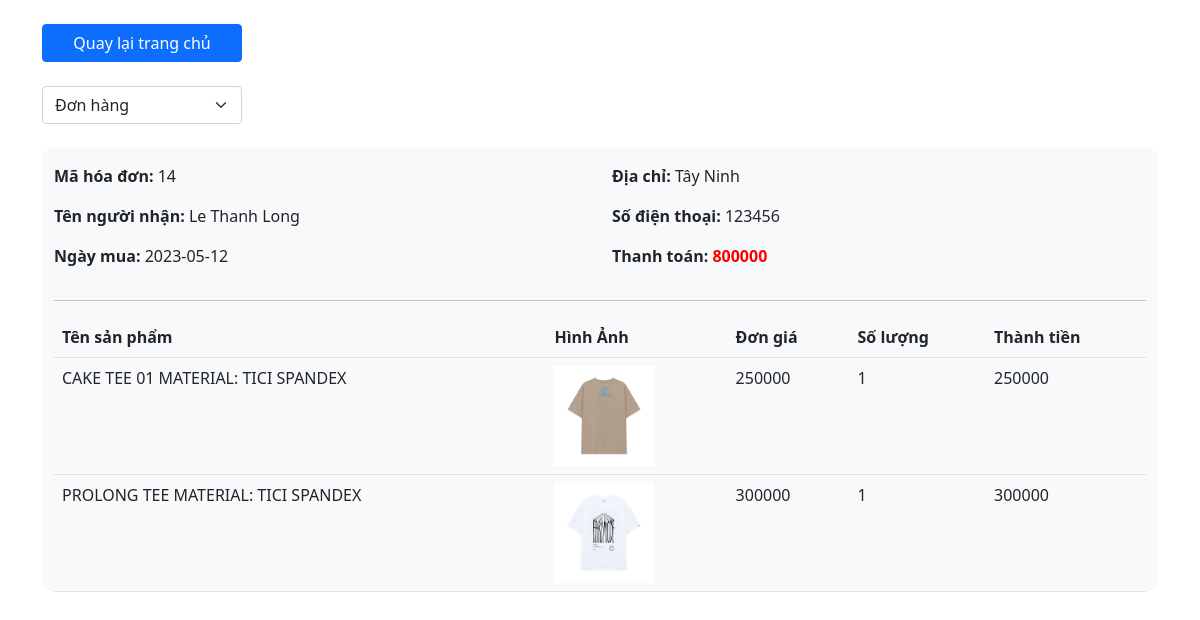
Screenshot of /donhang.php?TrangThai=2 (signed in) with the database file from the repository.
### tables this page shows
CREATE TABLE `hoadon` (
  `MaHoaDon` int(11) NOT NULL,
  `NgayLap` date NOT NULL,
  `TenNguoiNhan` varchar(255) NOT NULL,
  `TrangThai` int(11) NOT NULL,
  `SDT` varchar(11) NOT NULL,
  `DiaChi` varchar(255) NOT NULL,
  `Email` varchar(255) NOT NULL,
  `Ghichu` varchar(255) NOT NULL,
  `ThanhTien` float NOT NULL,
  `Phuongthucthanhtoan` int(11) NOT NULL,
  `mataikhoan` int(11) NOT NULL
);

CREATE TABLE `chitiethoadon` (
  `MaHD` int(11) NOT NULL,
  `MaSP` int(11) NOT NULL,
  `Size` varchar(255) NOT NULL,
  `SoLuong` int(11) NOT NULL
);

CREATE TABLE `sanpham` (
  `MaSanPham` int(11) NOT NULL,
  `TenSanPham` varchar(255) NOT NULL,
  `GiaNhap` float NOT NULL,
  `GiaBan` float NOT NULL,
  `MaDanhMuc` int(11) NOT NULL,
  `MoTa` varchar(500) NOT NULL,
  `HinhAnh1` varchar(255) NOT NULL,
  `HinhAnh2` varchar(100) NOT NULL
);

### controller/Home.php (called while the page is built, shortened)
<?php
    require_once './lib/db.php';
    function TruyVan($sql){
        global $conn;
        $kq = '';
        $sta = $conn->prepare($sql);
        $sta->execute();
        if($sta->rowCount() > 0){
            $kq = $sta->fetchAll(PDO:: FETCH_ASSOC);
        }
        return $kq;
    }
?>

### donhang.php (the view, shortened to what this page needs)
<?php
require_once './controller/Home.php';
?>
<!DOCTYPE html>
<html lang="en">
    <head>
        <link href="https://cdn.jsdelivr.net/npm/bootstrap@5.0.2/dist/css/bootstrap.min.css" rel="stylesheet" />
        <link rel="stylesheet" href="../fontawesome/css/all.min.css" />
    </head>
    <div class="container">
        <br />
        <a href="index.php" class="btn btn-primary" style="width: 200px;">Quay lại trang chủ</a><br />
        <br />
        <select class="form-select" style="width: 200px;" onchange="this.options[this.selectedIndex].value && (window.location = this.options[this.selectedIndex].value);">
            <option value="">Đơn hàng</option>
        </select>
        <br />
        <?php
            $mattaikhoan = $_SESSION['mataikhoan'];
            if (isset($_GET['TrangThai']) && $_GET['TrangThai'] == 1) {
                $trangthai = $_GET['TrangThai'];
                $sql = "select * from hoadon where mataikhoan = '$mattaikhoan' and TrangThai = '$trangthai'";
                $stmt = TruyVan($sql);
                if ($stmt != '') {
                    foreach ($stmt as $row) { ?>
                        <div class="container bg-light" style="border-radius: 10px;">
                            <div class="row">
                                <div class="col-md-6 pt-3">
                                    <p>
                                        <span style="font-weight: bold;">Mã hóa đơn: </span>
                                        <?php echo $row['MaHoaDon']; ?>
                                    </p>
                                    <p>
                                        <span style="font-weight: bold;">Tên người nhận: </span>
                                        <?php echo $row['TenNguoiNhan']; ?>
                                    </p>
                                    <p>
                                        <span style="font-weight: bold;">Ngày mua: </span>
                                        <?php echo $row['NgayLap']; ?>
                                    </p>
                                </div>
                                <div class="col-md-6 pt-3">
                                    <p>
                                        <span style="font-weight: bold;">Địa chỉ: </span>
                                        <?php echo $row['DiaChi']; ?>
                                    </p>
                                    <p>
                                        <span style="font-weight: bold;">Số điện thoại: </span>
                                        <?php echo $row['SDT']; ?>
                                    </p>
                                    <p>
                                        <span style="font-weight: bold;">Thanh toán: </span> <span style="color: red; font-weight: bold;"><?php echo $row['ThanhTien']; ?></span>
                                    </p>
                                </div>
                            </div>
                            <hr />
                            <table class="table">
                                <tr>
                                    <th>Tên sản phẩm</th>
                                    <th>Hình Ảnh</th>
                                    <th>Đơn giá</th>
                                    <th>Số lượng</th>
                                    <th>Thành tiền</th>
                                </tr>
                                <?php
                                $mahd = $row['MaHoaDon'];
                                $sql1 = "SELECT * from chitiethoadon, sanpham WHERE chitiethoadon.MaSP = sanpham.MaSanPham and MaHD = '$mahd'";
                                $stmt1 = TruyVan($sql1);
                                if ($stmt1 != '') {
                                    foreach ($stmt1 as $r) { ?>
                                <tr>
                                    <td><?php echo $r['TenSanPham']; ?></td>
                                    <td><img src="./img/<?php echo $r['HinhAnh1']; ?>" style="width: 100px; height: 100px;" /></td>
                                    <td><?php echo $r['GiaBan']; ?></td>
                                    <td><?php echo $r['SoLuong']; ?></td>
                                    <td><?php echo $r['GiaBan'] * $r['SoLuong']; ?></td>
                                </tr>
                                <?php }
                                }
                                ?>
                            </table>
                            <a href="huydonhang.php?mahd<?php echo$mahd?>" class = "btn btn-danger">Hủy đơn hàng</a> <br/><br/>
                        </div><br /><br />
            <?php }
                }else{
                    echo "<script>alert('Chưa có đơn hàng nào!'); window.location='donhang.php'</script>";
                }
            }
            else {
                if(isset($_GET['TrangThai'])){
                $trangthai = $_GET['TrangThai'];
                $sql = "select * from hoadon where mataikhoan = '$mattaikhoan' and TrangThai = '$trangthai'";
                $stmt = TruyVan($sql);
                if ($stmt != '') {
                    foreach ($stmt as $row) { ?>
                        <div class="container bg-light" style="border-radius: 10px;">
                            <div class="row">
                                <div class="col-md-6 pt-3">
                                    <p>
                                        <span style="font-weight: bold;">Mã hóa đơn: </span>
                                        <?php echo $row['MaHoaDon']; ?>
                                    </p>
                                    <p>
                                        <span style="font-weight: bold;">Tên người nhận: </span>
                                        <?php echo $row['TenNguoiNhan']; ?>
                                    </p>
                                    <p>
                                        <span style="font-weight: bold;">Ngày mua: </span>
                                        <?php echo $row['NgayLap']; ?>
                                    </p>
                                </div>
                                <div class="col-md-6 pt-3">
                                    <p>
                                        <span style="font-weight: bold;">Địa chỉ: </span>
                                        <?php echo $row['DiaChi']; ?>
                                    </p>
                                    <p>
                                        <span style="font-weight: bold;">Số điện thoại: </span>
                                        <?php echo $row['SDT']; ?>
                                    </p>
                                    <p>
                                        <span style="font-weight: bold;">Thanh toán: </span> <span style="color: red; font-weight: bold;"><?php echo $row['ThanhTien']; ?></span>
                                    </p>
                                </div>
                            </div>
                            <hr />
                            <table class="table">
                                <tr>
                                    <th>Tên sản phẩm</th>
                                    <th>Hình Ảnh</th>
                                    <th>Đơn giá</th>
                                    <th>Số lượng</th>
                                    <th>Thành tiền</th>
                                </tr>
                                <?php
                                $mahd = $row['MaHoaDon'];
                                $sql1 = "SELECT * from chitiethoadon, sanpham WHERE chitiethoadon.MaSP = sanpham.MaSanPham and MaHD = '$mahd'";
                                $stmt1 = TruyVan($sql1);
                                if ($stmt1 != '') {
                                    foreach ($stmt1 as $r) { ?>
                                <tr>
                                    <td><?php echo $r['TenSanPham']; ?></td>
                                    <td><img src="./img/<?php echo $r['HinhAnh1']; ?>" style="width: 100px; height: 100px;" /></td>
                                    <td><?php echo $r['GiaBan']; ?></td>
                                    <td><?php echo $r['SoLuong']; ?></td>
                                    <td><?php echo $r['GiaBan'] * $r['SoLuong']; ?></td>
                                </tr>
                                <?php }
                                }
                                ?>
                            </table>
                        </div><br /><br />
            <?php }
                } else{
                    echo "<script>alert('Chưa có đơn hàng nào!'); window.location='donhang.php'</script>";
                }
            } }
        ?>
    </div>
</html>

### rows the page displays
hoadon: MaHoaDon "14", TenNguoiNhan "Le Thanh Long", NgayLap "2023-05-12", DiaChi "Tây Ninh", SDT "123456", ThanhTien "800000"
chitiethoadon: MaSP.TenSanPham "CAKE TEE 01 MATERIAL: TICI SPANDEX", MaSP.HinhAnh1 (picture), MaSP.GiaBan "250000", SoLuong "1", $r['GiaBan']*$r['SoLuong'] "250000"
chitiethoadon: MaSP.TenSanPham "PROLONG TEE MATERIAL: TICI SPANDEX", MaSP.HinhAnh1 (picture), MaSP.GiaBan "300000", SoLuong "1", $r['GiaBan']*$r['SoLuong'] "300000"
